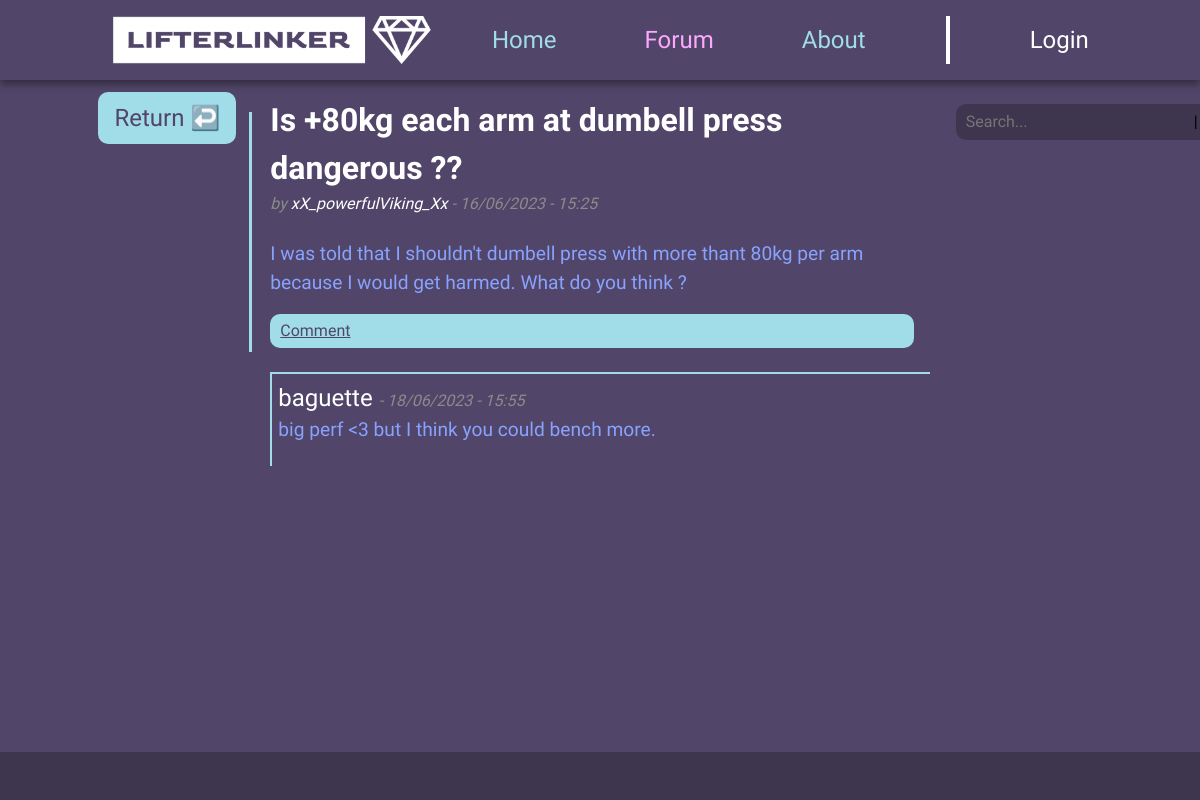
/f/post/19, run on the app's committed database.
### forum/models.py (models this page shows, shortened)
class Post(models.Model):
    postID = models.AutoField(primary_key=True)
    status = models.IntegerField(default=0) # 0 = open, 1 = closed
    author = models.CharField(max_length=25)
    title = models.CharField(max_length=60)
    content = models.TextField(max_length=3000)
    date = models.DateTimeField(auto_now_add=True)
    category = models.CharField(max_length=60, default="")
    subcategory = models.CharField(max_length=60, default="")
    upvotes = models.IntegerField(default=0)
    downvotes = models.IntegerField(default=0)

class Comment(models.Model):
    commmentID = models.AutoField(primary_key=True)
    parentID = models.IntegerField(default=0)
    author = models.CharField(max_length=25)
    content = models.TextField(max_length=2500)
    date = models.DateTimeField(auto_now_add=True)
    upvotes = models.IntegerField(default=0)
    downvotes = models.IntegerField(default=0)

### forum/views.py (the view, shortened to what this page needs)
# urls.py: path('post/<int:postID>', views.post, name='post'),
def post(request, postID):
    try :
        post = Post.objects.get(postID=postID)
        comments = Comment.objects.filter(parentID=postID)
    except :
        post = {'title': 'Error 404', 'content': 'Post not found', 'author': 'System'}
        comments = {}
    return render(request, 'post_page.html', {'post': post, 'comments': comments, 'session': request.session})

### forum/templates/post_page.html (shortened to what this page needs)
{% extends 'base.html' %}
{% block nav %}
    <a class="nav-link hoverlink" href="{% url 'index' %}"
        style="color: #a1dce9;  margin-left: 1.5em; margin-right: 1.5em;">Home</a>
    <a class="nav-link hoverlink" href="{% url 'forumindex' %}"
        style="color: #FDA8FF; margin-left: 1.5em; margin-right: 1.5em;">Forum</a>
    <a class="nav-link hoverlink" href="{% url 'about' %}"
        style="color: #a1dce9; margin-left: 1.5em; margin-right: 1.5em;">About</a>
    <div style="background-color: white; width: 4px; height: 2em; margin-left: 1.5em; margin-right: 1.5em;"></div>
    {% if session.username %}
        <a class="nav-link hoverlink" href="{% url 'userindex' %}"
            style="color: #ffffff;  margin-left: 1.5em; margin-right: 1.5em;">{{ session.username }}</a>
    {% else %}
        <a class="nav-link hoverlink" href="{% url 'userindex' %}"
            style="color: #ffffff;  margin-left: 1.5em; margin-right: 1.5em;">Login</a>
    {% endif %}
{% endblock %}
{% block navbar2 %}
    <div class="hoverbutton" style="background-color:#a1dce9; border-radius: 10px; margin-right: 1em;">
        <a onclick="window.history.back()" class="nav-link" href="#" style="color: #514669;">Return ↩️</a>
    </div>
{% endblock %}
{% block body %}
    {% if post %}
        <div>
            <b class="post_title">{{ post.title }} </b><br>
            <i style="color: #8B8B8B">by <a class="post_author" href="{% url 'user' username=post.author %}">{{ post.author }}</a> - {{ post.date|date:"d/m/Y - H:i" }}</i><br><br>
            <p style="color: #88A2FE"> {{ post.content }} </p>
            {% if session.username %}
                <script>
                    function opencomment() {
                        document.getElementById('comment_form').style.display = "block";
                    }
                </script>
                <div class="d-flex justify-content-between">
                    {% if post.status == 1 %}
                        <button class="hoverbutton" style="background-color:#514669; padding: 5px 10px 5px 10px; border: none; border-radius: 10px; margin-right: 1em; color: #8B8B8B; width: 25%;">Comment</button>
                    {% else %}
                        <button class="hoverbutton" style="background-color:#a1dce9; padding: 5px 10px 5px 10px; border: none; border-radius: 10px; margin-right: 1em; color: #514669; width: 25%;" onclick="opencomment()">Comment</button>
                        <form action="{% url 'archive' %}" method="POST">
                            {% csrf_token %}
                            <input type="hidden" id="postID" name="postID" value="{{ post.postID }}">
                            <input class="hoverbutton" style="background-color:#A41A1A; padding: 5px 10px 5px 10px; border: none; border-radius: 10px; margin-right: 1em; color: #A1DCE9;" type="submit" value="Archive">
                        </form>
                    {% endif %}
                </div>
            {% else %}
                <div onclick="gotologin()" class="hoverbutton" style="background-color:#a1dce9; padding: 5px 10px 5px 10px; border: none; border-radius: 10px; margin-right: 1em;">
                    <a style="color: #514669;" href="#">Comment</a>
                </div>
                {% endif %}
            <br>
        </div>
        {% for c in comments %}
            <div style="padding: 6px; margin-bottom: 25px; border-top: 2px solid #A1DCE9; border-left: 2px solid #A1DCE9; border-right: none; border-bottom: none;">
                <a class="comment_author" href="{% url 'user' username=c.author %}"> {{ c.author }} </a><i style="color: #8B8B8B">- {{ c.date|date:"d/m/Y - H:i" }}</i>
                <p style="color: #88A2FE"> {{ c.content }} </p>
            </div>
        {% endfor %}
    {% else %}
        <p>
            404 <br>
            Post not found
        </p>
    {% endif %}
{% endblock %}

### forum/templates/base.html (style rules this page uses)
p { color: #ffffff; font-size: 1.2rem; }

### forum/templates/post_page.html (style rules this page uses)
.post_title { font-size: 2em; text-decoration: none; color: #ffffff; }
.post_author { font-size: 1em; text-decoration: none; color: #ffffff; }
.comment_author { font-size: 1.5em; text-decoration: none; color: #ffffff; }

### data on the page
Post: title "Is +80kg each arm at dumbell press dangerous ??", author "xX_powerfulViking_Xx", date "16/06/2023 - 15:25", content "I was told that I shouldn't dumbell press with more thant 80kg per arm because I would get harmed. What do you think ?"
Comment: author "baguette", date "18/06/2023 - 15:55", content "big perf <3 but I think you could bench more."
